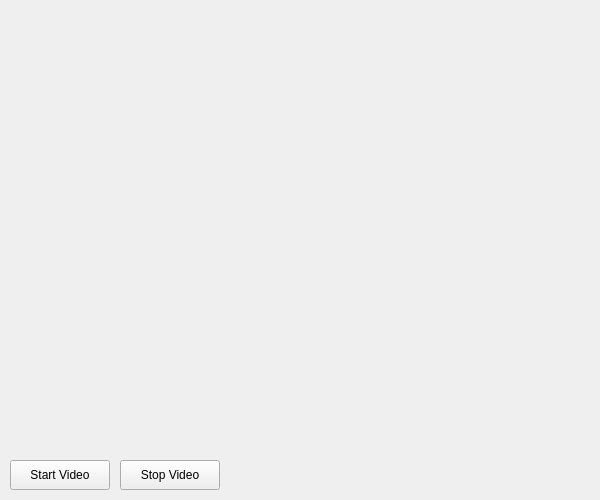
<?xml version="1.0" encoding="UTF-8"?>
<ui version="4.0">
 <class>MainGUI</class>
 <widget class="QWidget" name="MainGUI">
  <property name="geometry">
   <rect>
    <x>0</x>
    <y>0</y>
    <width>600</width>
    <height>500</height>
   </rect>
  </property>
  <property name="windowTitle">
   <string>Form</string>
  </property>
  <widget class="QPushButton" name="Button_StartVideo">
   <property name="geometry">
    <rect>
     <x>10</x>
     <y>460</y>
     <width>100</width>
     <height>30</height>
    </rect>
   </property>
   <property name="text">
    <string>Start Video</string>
   </property>
  </widget>
  <widget class="QPushButton" name="Button_StopVideo">
   <property name="geometry">
    <rect>
     <x>120</x>
     <y>460</y>
     <width>100</width>
     <height>30</height>
    </rect>
   </property>
   <property name="text">
    <string>Stop Video</string>
   </property>
  </widget>
  <widget class="QLabel" name="Label_Video">
   <property name="geometry">
    <rect>
     <x>10</x>
     <y>10</y>
     <width>360</width>
     <height>270</height>
    </rect>
   </property>
   <property name="text">
    <string/>
   </property>
   <property name="alignment">
    <set>Qt::AlignLeading|Qt::AlignLeft|Qt::AlignVCenter</set>
   </property>
  </widget>
 </widget>
 <resources/>
 <connections/>
 <designerdata>
  <property name="gridDeltaX">
   <number>10</number>
  </property>
  <property name="gridDeltaY">
   <number>10</number>
  </property>
  <property name="gridSnapX">
   <bool>true</bool>
  </property>
  <property name="gridSnapY">
   <bool>true</bool>
  </property>
  <property name="gridVisible">
   <bool>true</bool>
  </property>
 </designerdata>
</ui>
